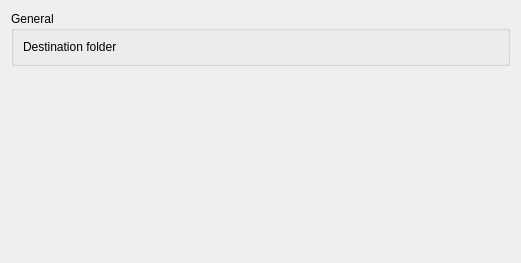
<?xml version="1.0" encoding="UTF-8"?>
<ui version="4.0">
 <class>DlgRecordBase</class>
 <widget class="QWidget" name="DlgRecordBase">
  <property name="geometry">
   <rect>
    <x>0</x>
    <y>0</y>
    <width>520</width>
    <height>263</height>
   </rect>
  </property>
  <property name="windowTitle">
   <string>Form</string>
  </property>
  <layout class="QVBoxLayout" name="verticalLayout">
   <item>
    <widget class="QGroupBox" name="groupBox1_recordGeneral">
     <property name="sizePolicy">
      <sizepolicy hsizetype="Preferred" vsizetype="Fixed">
       <horstretch>0</horstretch>
       <verstretch>0</verstretch>
      </sizepolicy>
     </property>
     <property name="title">
      <string>General</string>
     </property>
     <layout class="QHBoxLayout" name="horizontalLayout">
      <item>
       <widget class="QLabel" name="label_destinationFolderd">
        <property name="text">
         <string>Destination folder</string>
        </property>
        <property name="buddy">
         <cstring>KUrlRequester_destinationFolder</cstring>
        </property>
       </widget>
      </item>
      <item>
       <widget class="KUrlRequester" name="KUrlRequester_destinationFolder"/>
      </item>
     </layout>
    </widget>
   </item>
   <item>
    <spacer name="verticalSpacer_configRecord">
     <property name="orientation">
      <enum>Qt::Vertical</enum>
     </property>
     <property name="sizeHint" stdset="0">
      <size>
       <width>499</width>
       <height>214</height>
      </size>
     </property>
    </spacer>
   </item>
  </layout>
 </widget>
 <customwidgets>
  <customwidget>
   <class>KUrlRequester</class>
   <extends>QFrame</extends>
   <header>kurlrequester.h</header>
  </customwidget>
 </customwidgets>
 <resources/>
 <connections/>
</ui>
